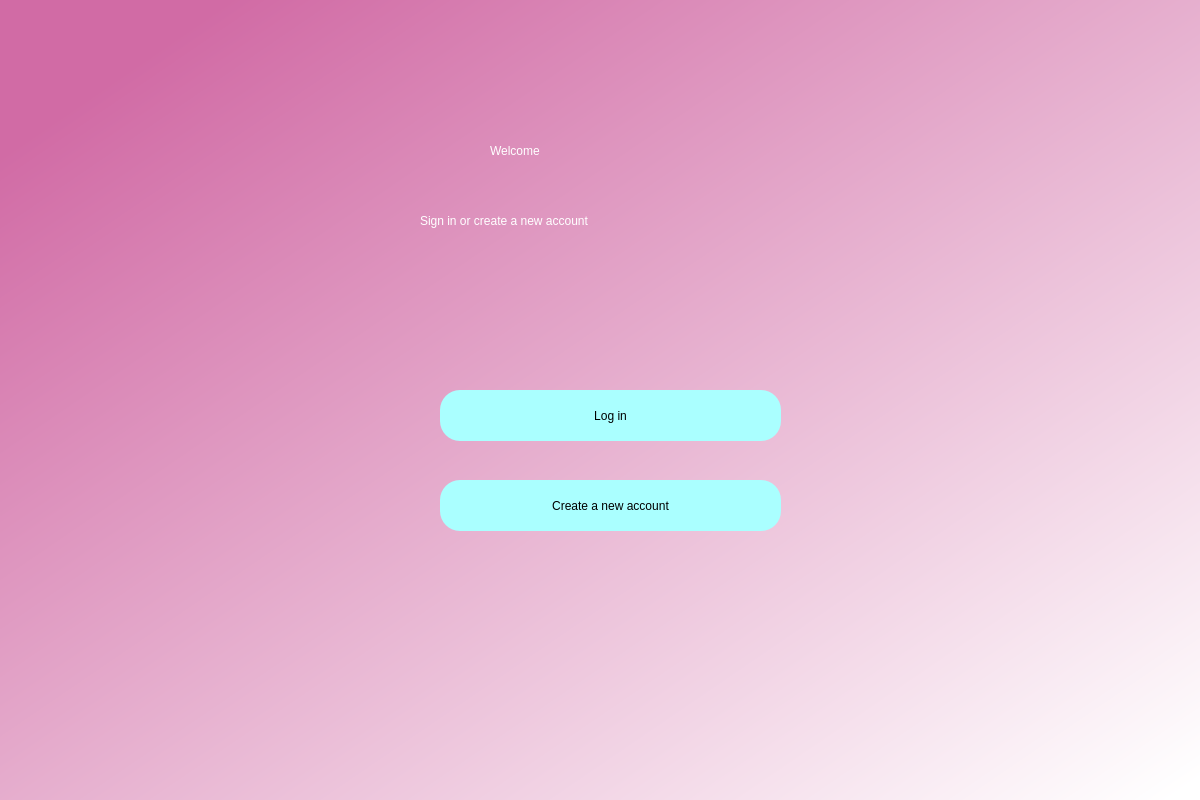
<?xml version="1.0" encoding="UTF-8"?>
<ui version="4.0">
 <class>Dialog</class>
 <widget class="QDialog" name="Dialog">
  <property name="geometry">
   <rect>
    <x>0</x>
    <y>0</y>
    <width>1200</width>
    <height>800</height>
   </rect>
  </property>
  <property name="windowTitle">
   <string>Welcome to CipherCraft</string>
  </property>
  <widget class="QWidget" name="bgwidget" native="true">
   <property name="geometry">
    <rect>
     <x>0</x>
     <y>0</y>
     <width>1201</width>
     <height>801</height>
    </rect>
   </property>
   <property name="styleSheet">
    <string notr="true">QWidget#bgwidget{
background-color:qlineargradient(spread:pad, x1:0.091, y1:0.101636, x2:0.991379, y2:0.977, stop:0 rgba(209, 107, 165, 255), stop:1 rgba(255, 255, 255, 255));}</string>
   </property>
   <widget class="QLabel" name="label">
    <property name="geometry">
     <rect>
      <x>490</x>
      <y>120</y>
      <width>251</width>
      <height>61</height>
     </rect>
    </property>
    <property name="styleSheet">
     <string notr="true">font: 36pt &quot;MS Shell Dlg 2&quot;; color:rgb(255, 255, 255)</string>
    </property>
    <property name="text">
     <string>Welcome</string>
    </property>
   </widget>
   <widget class="QLabel" name="label_2">
    <property name="geometry">
     <rect>
      <x>420</x>
      <y>200</y>
      <width>391</width>
      <height>41</height>
     </rect>
    </property>
    <property name="styleSheet">
     <string notr="true">font: 16pt &quot;MS Shell Dlg 2&quot;;color:rgb(255, 255, 255)</string>
    </property>
    <property name="text">
     <string>Sign in or create a new account</string>
    </property>
   </widget>
   <widget class="QPushButton" name="login">
    <property name="geometry">
     <rect>
      <x>440</x>
      <y>390</y>
      <width>341</width>
      <height>51</height>
     </rect>
    </property>
    <property name="styleSheet">
     <string notr="true">border-radius:20px;
background-color: rgb(170, 255, 255);
font: 14pt &quot;MS Shell Dlg 2&quot;;</string>
    </property>
    <property name="text">
     <string>Log in</string>
    </property>
   </widget>
   <widget class="QPushButton" name="create_button">
    <property name="geometry">
     <rect>
      <x>440</x>
      <y>480</y>
      <width>341</width>
      <height>51</height>
     </rect>
    </property>
    <property name="styleSheet">
     <string notr="true">border-radius:20px;
background-color: rgb(170, 255, 255);
font: 14pt &quot;MS Shell Dlg 2&quot;;</string>
    </property>
    <property name="text">
     <string>Create a new account</string>
    </property>
   </widget>
  </widget>
 </widget>
 <resources/>
 <connections/>
</ui>
